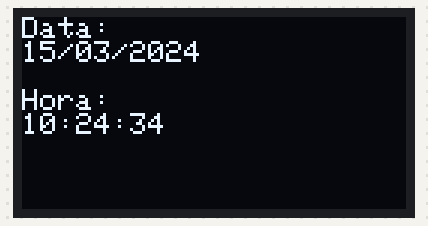
Recording of a sketch running on a simulated ESP32. Shown: 128×64 one-colour display. WiFi joins after 1.5 s; servers stay silent unless stated; a WiFi scan finds three made-up networks; the local clock reads 2024-03-15 10:24:30 at power-on unless the sketch sets it; what the sketch prints to the serial monitor is not drawn.

Above: at 4.7 s.
At 8.8 s:
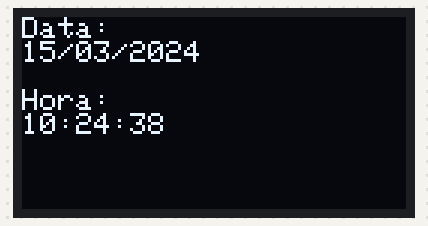
At 13.0 s:
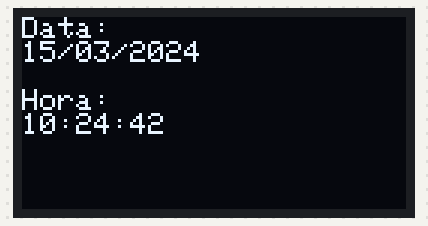
At 21.2 s:
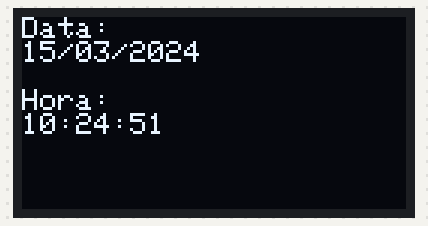
At 29.5 s:
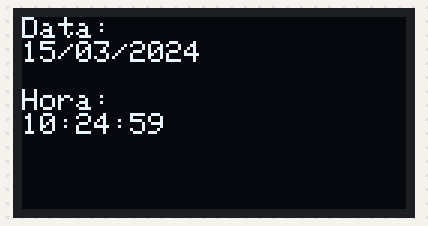
At 38.7 s:
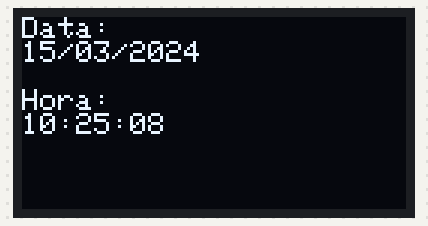

The sketch:

data_hora_wifi_oled_rtc_SIM7000.ino
```cpp
/*
 * Funcao: Exibicao de data e hora NTP no display OLED
 * Autor: Paulo Cesar Menegon de Castro
 * Data de criacao: 20.02.2024
 * Data de modificacao: 04.08.2024
 * Bibliotecas:  https://github.com/taranais/NTPClient
 *               https://github.com/adafruit/Adafruit_SSD1306
 *               https://github.com/adafruit/Adafruit-GFX-Library
 * Referencias:  https://randomnerdtutorials.com/esp32-ntp-client-date-time-arduino-ide/#more-66810
 *               https://randomnerdtutorials.com/esp32-ssd1306-oled-display-arduino-ide/
 */

// Definicao de constantes
#define SCREEN_WIDTH 128  // Largura do display em pixels
#define SCREEN_HEIGHT 64  // Altura do display em pixels

// Bibliotecas
#include <WiFi.h>              // Biblioteca WiFi
#include <NTPClient.h>         // Servico de horario via servidor de rede
#include <Wire.h>              // Comunicacao I2C
#include <Adafruit_GFX.h>      // Controle do display OLED
#include <Adafruit_SSD1306.h>  // Controle do display OLED
#include <ESP32Time.h>         // Real Time Clock do ESP32

// Estrutura de dados
typedef struct  // Estrutura de dados para data e hora NTP
{
  int year, month, day;
  int hour, minute, second;
} NTP;
NTP ntpInfo;
typedef struct  // Estrutura para dados do RTC
{
  int year, month, day;
  int hour, minute, second;
  int milis;
} TIME;
TIME timeInfo;

// Cria objetos
WiFiClient clienteWiFi;                                            // Objeto WiFi
WiFiUDP udp;                                                       // Acesso a UDP
NTPClient ntp(udp, "a.st1.ntp.br", -3 * 3600, 60000);              // Acesso ao NTP (udp, servidor, fuso hourrio, hour em seconds)
ESP32Time rtc;                                                     // RTC do ESP32
Adafruit_SSD1306 display(SCREEN_WIDTH, SCREEN_HEIGHT, &Wire, -1);  // Display SSD1306 display conectado ao I2C (SDA, SCL pins)

// Credenciais da rede
const char* ssid = "ssid";          // Nome da rede
const char* wifipass = "password";  // Senha

int count = 0;  // Tempo decorrido para tentar conexao ao WiFi

void wifiConn() {
  bool wifi = false;  // Retorna true se a rede com o ssid desejado for encontrada
  Serial.println("*********************************************************************************************************");
  Serial.println("Buscando por redes WiFi...");
  // Procura redes WiFi e retorna numero de redes encontradas
  int net = WiFi.scanNetworks();
  Serial.println("Busca encerrada");
  if (net == 0) {
    Serial.println("Nenhuma rede encontrada!");
  } else {
    Serial.print(net);
    Serial.println(" redes encontradas:");
    for (int i = 0; i < net; ++i) {
      // Mostra SSID e RSSI de cada rede encontrada
      Serial.print(i + 1);
      Serial.print(": ");
      Serial.print(WiFi.SSID(i));
      Serial.print(" (");
      Serial.print(WiFi.RSSI(i));
      Serial.print(")");
      Serial.println();
      if (WiFi.SSID(i) == ssid)
        wifi = true;
      delay(10);
    }
  }
  // Inicia conexão com a rede WiFi se a rede ssid for encontrada
  if (wifi) {
    int count = 0;
    WiFi.begin(ssid, wifipass);
    Serial.println("*********************************************************************************************************");
    Serial.println("Estabelecendo conexao com a rede WiFi...");
    while (WiFi.status() != WL_CONNECTED) {
      delay(500);
      Serial.print(".");
      count++;
      if (count == 19) {  //Tenta conexao ao WiFi por 10 seconds
        Serial.println();
        Serial.println("Não foi possível fazer a conexão com o WiFi!");
        Serial.println("*********************************************************************************************************");
        count = 0;
        break;
      }
    }
    if (WiFi.status() == WL_CONNECTED) {
      Serial.println();
      Serial.println("Conexão bem sucedida!!!");
      Serial.print("Endereço IP: ");
      Serial.println(WiFi.localIP());
      long rssi = WiFi.RSSI();
      Serial.print("RSSI:");
      Serial.println(rssi);
      Serial.print("Status da conexão: ");
      Serial.println(WiFi.status());
      WiFi.printDiag(Serial);
      Serial.println("*********************************************************************************************************");
    }
  } else {
    Serial.println("A rede SSID nao foi encontrada!");
    Serial.println("*********************************************************************************************************");
  }
}

// Obtem data e hour via NTP usando rede WiFi
void infoNTP() {
  ntp.forceUpdate();                              // Força o update das informacoes do NTP
  String data = ntp.getFormattedDate();           // Armazena obtida do NTP
  ntpInfo.year = (data.substring(0, 4)).toInt();  // Data do NTP
  ntpInfo.month = (data.substring(5, 7)).toInt();
  ntpInfo.day = (data.substring(8, 10)).toInt();
  ntpInfo.hour = ntp.getHours();  // hora do NTP
  ntpInfo.minute = ntp.getMinutes();
  ntpInfo.second = ntp.getSeconds();
}

void infoTime() {
  timeInfo.day = rtc.getDay();
  timeInfo.month = rtc.getMonth() + 1;
  timeInfo.year = rtc.getYear();
  timeInfo.hour = rtc.getHour(true);
  timeInfo.minute = rtc.getMinute();
  timeInfo.second = rtc.getSecond();
  timeInfo.milis = rtc.getMillis();
}

void setup() {
  Serial.begin(115200);  // Inicia conexao serial
  // Seta WiFi para modo estacao e desconecta do modo AP se previamente conectado
  WiFi.mode(WIFI_STA);
  WiFi.disconnect();
  // Inicia conexao ao WiFi
  wifiConn();
  if (WiFi.status() == WL_CONNECTED) {
    // Ajuste do RTC (segundo, minuto, hora, dia, mes, ano)
    infoNTP();
    rtc.setTime(ntpInfo.second, ntpInfo.minute, ntpInfo.hour, ntpInfo.day, ntpInfo.month, ntpInfo.year);
    Serial.println("RTC atualizado!");
    Serial.println("*********************************************************************************************************");
  } else {
    Serial.println("Nao foi possivel atualizar o RTC!");
    Serial.println("*********************************************************************************************************");
  }
  if (!display.begin(SSD1306_SWITCHCAPVCC, 0x3C)) {  // Endereco I2C do display = 0x3C
    Serial.println("Falha alocacao SSD1306");
    for (;;)
      ;
  }
  display.clearDisplay();       // Limpa o display
  display.setTextSize(1);       // Tamanho do caracter
  display.setTextColor(WHITE);  // Cor do caracter
  display.display();
}

void loop() {
  // Verifica se esta conectado ao WiFi
  if (WiFi.status() == WL_CONNECTED) {
    Serial.println("Conectado ao WiFi!");
    infoTime();
    Serial.print("Data: ");
    Serial.print(timeInfo.day);
    Serial.print("/");
    Serial.print(timeInfo.month);
    Serial.print("/");
    Serial.print(timeInfo.year);
    Serial.println();
    Serial.print("Hora: ");
    Serial.print(timeInfo.hour);
    Serial.print(":");
    Serial.print(timeInfo.minute);
    Serial.print(":");
    Serial.print(timeInfo.second);
    Serial.println();
    Serial.println();
    // Exibe dados no display OLED
    display.clearDisplay();
    display.setCursor(0, 0);
    display.println("Data: ");
    if (timeInfo.day < 10) {
      display.print("0");
      display.print(timeInfo.day);
    } else {
      display.print(timeInfo.day);
    }
    display.print("/");
    if (timeInfo.month < 10) {
      display.print("0");
      display.print(timeInfo.month);
    } else {
      display.print(timeInfo.month);
    }
    display.print("/");
    display.print(timeInfo.year);
    display.println();
    display.println();
    display.println("Hora: ");
    if (timeInfo.hour < 10) {
      display.print("0");
      display.print(timeInfo.hour);
    } else {
      display.print(timeInfo.hour);
    }
    display.print(":");
    if (timeInfo.minute < 10) {
      display.print("0");
      display.print(timeInfo.minute);
    } else {
      display.print(timeInfo.minute);
    }
    display.print(":");
    if (timeInfo.second < 10) {
      display.print("0");
      display.print(timeInfo.second);
    } else {
      display.print(timeInfo.second);
    }
    display.println();
    display.display();
  } else {
    Serial.println("*********************************************************************************************************");
    Serial.println("Tentando restabelecer conexao com a rede WiFi...");
    while (WiFi.status() != WL_CONNECTED) {
      WiFi.reconnect();
      delay(500);
      Serial.print(".");
      count++;
      if (count == 19) {  //Tenta conexao ao WiFi por 10 seconds
        Serial.println();
        Serial.println("Não foi possível fazer a conexão com o WiFi!");
        count = 0;
        break;
      }
    }
  }
  delay(1000);
}
```

Measured:
- what the display in image 0 shows lasts 1.0 s, from 4.7 s to 5.7 s
